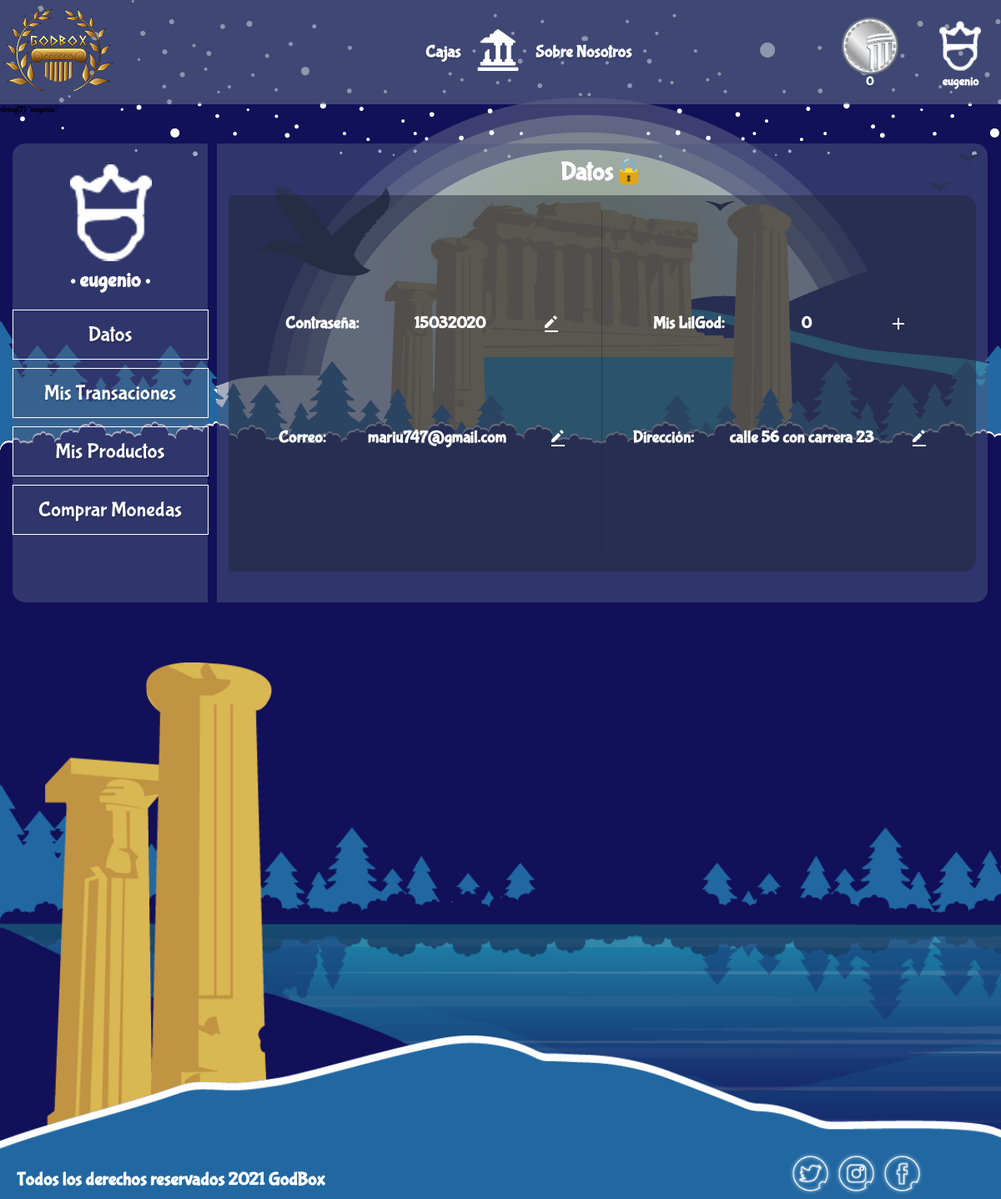
Page /view/user_page.php (signed in) on the earlier database version.
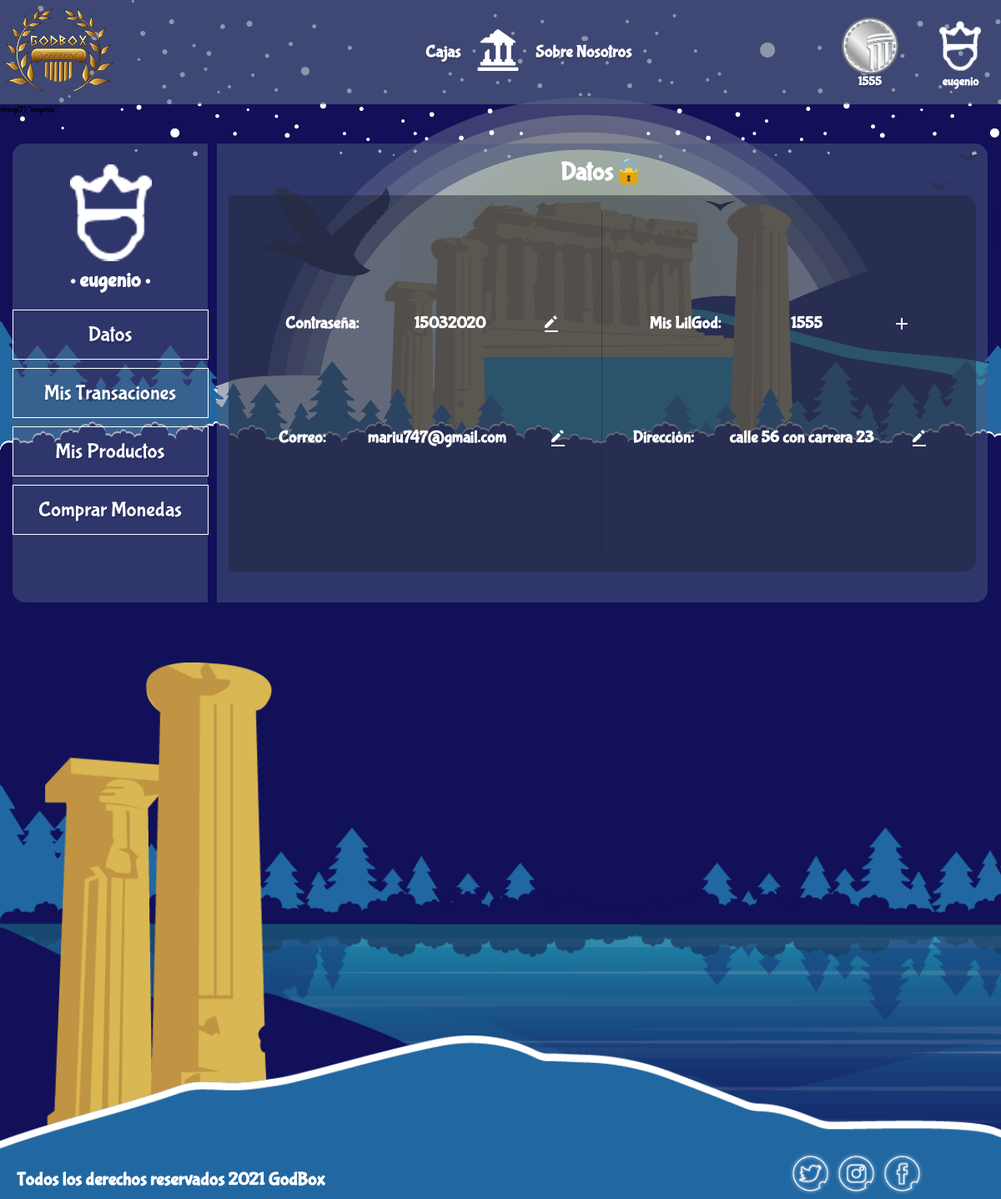
Same page on the later database version.
### tables this page shows
CREATE TABLE `users` (
  `username` varchar(45) NOT NULL,
  `password` varchar(45) NOT NULL,
  `coins` int(11) NOT NULL,
  `id` varchar(45) NOT NULL,
  `email` varchar(45) NOT NULL,
  `address` varchar(45) NOT NULL,
  `birth` varchar(45) NOT NULL,
  `fecha de registro` varchar(11) NOT NULL
);

### model/connect_db.php (called while the page is built, shortened)
<?php
class connect_db {
  var $conection;
  function __construct () {
    $server_conect = "localhost";
    $username = "root";
    $password = "12345678";
    $use_db = "godbox";
    $this->conection = new mysqli($server_conect, $username, $password, $use_db);
  }
  function add_instruc($instruct) {
    return $this->conection->query($instruct);
  }
}
?>

### model/user.php (called while the page is built, shortened)
<?php
  class user {
  private $data_base;
  function __construct() {
    $this->data_base= new connect_db();
  }
    function GetByUsername($username){
      $query_send = "SELECT `username`, `password`, `id`, `email`, `address`, `coins` FROM `users` WHERE  `username` = '$username'";
      $question = $this->data_base->add_instruc($query_send);
      return $question;
    }
    function getCoinsdb($username){
      $query_send = "SELECT `coins` FROM `users` WHERE `username` = '".$username."'";
      $question =  $this->data_base->add_instruc($query_send);
      if(mysqli_num_rows($question) > 0){
         $rows = mysqli_fetch_array($question);
         return $rows['coins'];
      }else {
        return 0;
      }
    }
}
?>

### view/user_page.php (the view, shortened to what the changed rows need)
<?php
require_once('../controllers/header-controller.php');
require_once('../model/user.php');
?>
<!DOCTYPE html>
<html lang="en">
<head>
  <link rel="stylesheet" href="../css/user_page.css">
</head>
<body>
       <?php include($header);
       $user = new user;
       $question = $user->GetByUsername($_SESSION['user']);
       var_dump($_SESSION['user']);
       while ($row = mysqli_fetch_array($question)){?>
     <main class="container">
        <section class="panel__container">
          <articles class="admin__container">
            <div class="admin__profile">
              <figure class="admin__ico-container">
                <img src="../assets/icons/user-profile.png" alt="" title="">
              </figure>
              <h4 class="title"><?php echo $_SESSION['user']?></h4>
            </div>
            <div class="select__reports">
                <a href="../view/user_page.php"><div class="btn__report">Datos</div></a>
                <a href="../view/transaciones_user.php"><div class="btn__report">Mis Transaciones</div></a>
                <a href="../view/user_inventory.php"><div class="btn__report">Mis Productos</div></a>
                <a href="../view/buy_coins.php"><div class="btn__report">Comprar Monedas</div></a>
            </div>
        </articles>
      </section>
      <section class="reports__container">
          <h4 class="title">Datos🔒</h4>
          <div class="put__reports">
            <div class="essencial__crud">
              <div class="crud password">
                <h4>Contraseña:</h4> <h4 class="respuesta"><?php echo $row['password'];?></h4>
                <a href="../CRUD/update-password.php"><img src="../assets/icons/bx-edit-alt.svg" alt="editar" title="editar contraseña"></a>
              </div>
              <div class="crud email">
                <h4>Correo:</h4> <h4 class="respuesta"><?php echo $row['email'];?></h4>
                <a href="../CRUD/update-email.php"><img src="../assets/icons/bx-edit-alt.svg" alt="editar" title="editar correo"></a>
              </div>
            </div>
            <div class="other__crud">
              <div class="crud LilGod">
                <h4>Mis LilGod:</h4> <h4 class="respuesta"><?php echo $row['coins'];?></h4>
                <a href="../view/buy_coins.php"><img src="../assets/icons/outline_add_white_24dp.png" alt="Comprar Más" title="Comprar Más"></a>
              </div>
              <div class="crud address">
                <h4>Dirección:</h4> <h4 class="respuesta"><?php echo $row['address'];?></h4>
                <a href="../CRUD/update-address.php"><img src="../assets/icons/bx-edit-alt.svg" alt="editar" title="editar direccion"></a>
              </div>
              <?php };?>
            </div>
          </div>
      </section>
    </main>
</body>
</html>

### partials/header-user.php (shortened to what the changed rows need)
<?php
    require_once('../model/connect_db.php');
    require_once('../model/user.php');
    $user = new user();
    $username = $_SESSION['user'];
    $coins = $user->getCoinsdb($username);
?>
<header class="header-u">
        <div class="container-header-u">
            <section class="options-u">
                <div class="link-u">
                    <ul class="btn-menu-u">
                    <a href="../view/buy_coins.php">
                        <img src="../assets/icons/coin.png" alt="" class="item-u">
                        <?php echo "<h3 class ='name'>".$coins."</h3>"?>
                    </a>
                    </ul>
                </div>
            </section>
        </div>
    </header>

Differences in the rows shown:
changed users "mariu747@gmail.com": coins "0" → "1555"
